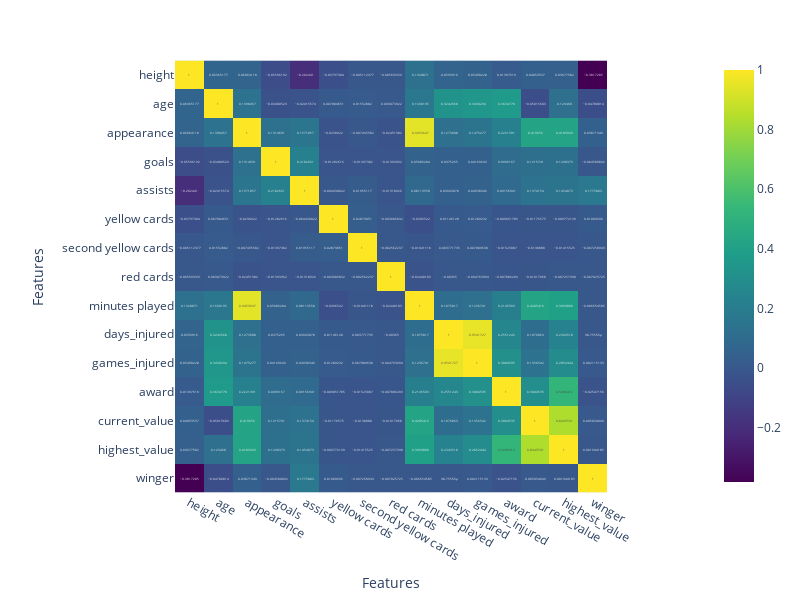

Here is the notebook cell this chart was saved with:
### Code cell
fig = px.imshow(correlation, text_auto=True, color_continuous_scale='Viridis')
fig.update_layout(
    width=800,  
    height=600,  
    xaxis_title='Features',
    yaxis_title='Features',
    xaxis=dict(tickvals=list(correlation.columns), ticktext=list(correlation.columns)),
    yaxis=dict(tickvals=list(correlation.columns), ticktext=list(correlation.columns))
)

### Figure 1 — Plotly figure (JSON) as saved in the notebook; plotly's stock layout.template omitted (floating-point values rounded to 4 significant figures; data arrays with more than 128 entries replaced by an {"elided": "..."} marker saying what was removed)
{"data": [{"coloraxis": "coloraxis", "hovertemplate": "x: %{x}<br>y: %{y}<br>color: %{z}<extra></extra>", "name": "0", "texttemplate": "%{z}", "type": "heatmap", "x": ["height", "age", "appearance", "goals", "assists", "yellow cards", "second yellow cards", "red cards", "minutes played", "days_injured", "games_injured", "award", "current_value", "highest_value", "winger"], "xaxis": "x", "y": ["height", "age", "appearance", "goals", "assists", "yellow cards", "second yellow cards", "red cards", "minutes played", "days_injured", "games_injured", "award", "current_value", "highest_value", "winger"], "yaxis": "y", "z": {"elided": "15x15 float values"}}], "layout": {"coloraxis": {"colorscale": [[0, "#440154"], [0.1111, "#482878"], [0.2222, "#3e4989"], [0.3333, "#31688e"], [0.4444, "#26828e"], [0.5556, "#1f9e89"], [0.6667, "#35b779"], [0.7778, "#6ece58"], [0.8889, "#b5de2b"], [1, "#fde725"]]}, "height": 600, "margin": {"t": 60}, "width": 800, "xaxis": {"anchor": "y", "constrain": "domain", "domain": [0, 1], "scaleanchor": "y", "ticktext": ["height", "age", "appearance", "goals", "assists", "yellow cards", "second yellow cards", "red cards", "minutes played", "days_injured", "games_injured", "award", "current_value", "highest_value", "winger"], "tickvals": ["height", "age", "appearance", "goals", "assists", "yellow cards", "second yellow cards", "red cards", "minutes played", "days_injured", "games_injured", "award", "current_value", "highest_value", "winger"], "title": {"text": "Features"}}, "yaxis": {"anchor": "x", "autorange": "reversed", "constrain": "domain", "domain": [0, 1], "ticktext": ["height", "age", "appearance", "goals", "assists", "yellow cards", "second yellow cards", "red cards", "minutes played", "days_injured", "games_injured", "award", "current_value", "highest_value", "winger"], "tickvals": ["height", "age", "appearance", "goals", "assists", "yellow cards", "second yellow cards", "red cards", "minutes played", "days_injured", "games_injured", "award", "current_value", "highest_value", "winger"], "title": {"text": "Features"}}}}
